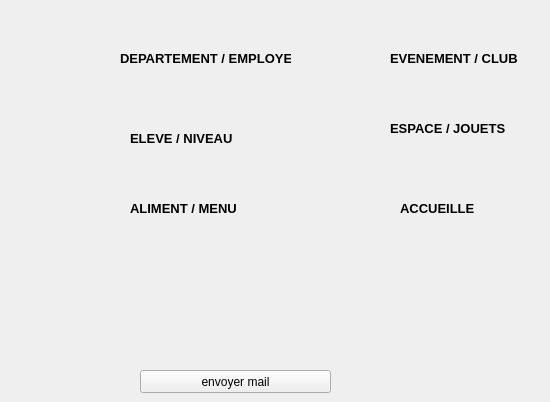
      <widget class="QWidget" name="tab_3">
       <attribute name="title">
        <string>Aller a ...</string>
       </attribute>
       <widget class="QPushButton" name="envoimail">
        <property name="geometry">
         <rect>
          <x>140</x>
          <y>370</y>
          <width>191</width>
          <height>23</height>
         </rect>
        </property>
        <property name="text">
         <string>envoyer mail</string>
        </property>
       </widget>
       <widget class="QPushButton" name="toy">
        <property name="geometry">
         <rect>
          <x>300</x>
          <y>100</y>
          <width>81</width>
          <height>61</height>
         </rect>
        </property>
        <property name="styleSheet">
         <string notr="true">        QPushButton {
            color: grey;
            border-image: url(C:/Users/Lenovo/Desktop/icon/toy.png) 3 10 3 10;
            border-top: 3px transparent;
            border-bottom: 3px transparent;
            border-right: 10px transparent;
            border-left: 10px transparent;
        }
background {
color: white;}</string>
        </property>
        <property name="text">
         <string/>
        </property>
       </widget>
       <widget class="QLabel" name="labelToy">
        <property name="geometry">
         <rect>
          <x>390</x>
          <y>120</y>
          <width>141</width>
          <height>16</height>
         </rect>
        </property>
        <property name="font">
         <font>
          <family>Arial</family>
          <pointsize>10</pointsize>
          <weight>75</weight>
          <bold>true</bold>
          <kerning>true</kerning>
         </font>
        </property>
        <property name="statusTip">
         <string/>
        </property>
        <property name="text">
         <string>ESPACE / JOUETS</string>
        </property>
       </widget>
       <widget class="QPushButton" name="food">
        <property name="geometry">
         <rect>
          <x>20</x>
          <y>180</y>
          <width>81</width>
          <height>61</height>
         </rect>
        </property>
        <property name="styleSheet">
         <string notr="true">        QPushButton {
            color: grey;
            border-image: url(C:/Users/Lenovo/Desktop/icon/fooda.png) 3 10 3 10;
            border-top: 3px transparent;
            border-bottom: 3px transparent;
            border-right: 10px transparent;
            border-left: 10px transparent;
        }
background {
color: white;}</string>
        </property>
        <property name="text">
         <string/>
        </property>
       </widget>
       <widget class="QLabel" name="labelFood">
        <property name="geometry">
         <rect>
          <x>130</x>
          <y>200</y>
          <width>141</width>
          <height>16</height>
         </rect>
        </property>
        <property name="font">
         <font>
          <family>Arial</family>
          <pointsize>10</pointsize>
          <weight>75</weight>
          <bold>true</bold>
          <kerning>true</kerning>
         </font>
        </property>
        <property name="statusTip">
         <string/>
        </property>
        <property name="text">
         <string>ALIMENT / MENU</string>
        </property>
       </widget>
       <widget class="QPushButton" name="kid">
        <property name="geometry">
         <rect>
          <x>20</x>
          <y>100</y>
          <width>81</width>
          <height>61</height>
         </rect>
        </property>
        <property name="styleSheet">
         <string notr="true">        QPushButton {
            color: grey;
            border-image: url(C:/Users/Lenovo/Desktop/icon/kids.png) 3 10 3 10;
            border-top: 3px transparent;
            border-bottom: 3px transparent;
            border-right: 10px transparent;
            border-left: 10px transparent;
        }
background {
color: white;}</string>
        </property>
        <property name="text">
         <string/>
        </property>
       </widget>
       <widget class="QLabel" name="labelKid">
        <property name="geometry">
         <rect>
          <x>130</x>
          <y>130</y>
          <width>141</width>
          <height>16</height>
         </rect>
        </property>
        <property name="font">
         <font>
          <family>Arial</family>
          <pointsize>10</pointsize>
          <weight>75</weight>
          <bold>true</bold>
          <kerning>true</kerning>
         </font>
        </property>
        <property name="statusTip">
         <string/>
        </property>
        <property name="text">
         <string>ELEVE / NIVEAU</string>
        </property>
       </widget>
       <widget class="QLabel" name="labelEvent">
        <property name="geometry">
         <rect>
          <x>390</x>
          <y>50</y>
          <width>151</width>
          <height>16</height>
         </rect>
        </property>
        <property name="font">
         <font>
          <family>Arial</family>
          <pointsize>10</pointsize>
          <weight>75</weight>
          <bold>true</bold>
          <kerning>true</kerning>
         </font>
        </property>
        <property name="statusTip">
         <string/>
        </property>
        <property name="text">
         <string>EVENEMENT / CLUB</string>
        </property>
       </widget>
       <widget class="QLabel" name="labelDepartement">
        <property name="geometry">
         <rect>
          <x>120</x>
          <y>50</y>
          <width>171</width>
          <height>16</height>
         </rect>
        </property>
        <property name="font">
         <font>
          <family>Arial</family>
          <pointsize>10</pointsize>
          <weight>75</weight>
          <bold>true</bold>
          <kerning>true</kerning>
         </font>
        </property>
        <property name="statusTip">
         <string/>
        </property>
        <property name="text">
         <string>DEPARTEMENT / EMPLOYE</string>
        </property>
       </widget>
       <widget class="QLabel" name="labelWelcome">
        <property name="geometry">
         <rect>
          <x>400</x>
          <y>200</y>
          <width>91</width>
          <height>16</height>
         </rect>
        </property>
        <property name="font">
         <font>
          <family>Arial</family>
          <pointsize>10</pointsize>
          <weight>75</weight>
          <bold>true</bold>
          <kerning>true</kerning>
         </font>
        </property>
        <property name="statusTip">
         <string/>
        </property>
        <property name="text">
         <string>ACCUEILLE</string>
        </property>
       </widget>
       <widget class="QPushButton" name="event">
        <property name="geometry">
         <rect>
          <x>300</x>
          <y>20</y>
          <width>81</width>
          <height>61</height>
         </rect>
        </property>
        <property name="styleSheet">
         <string notr="true">        QPushButton {
            color: grey;
            border-image: url(C:/Users/Lenovo/Desktop/icon/party.png) 3 10 3 10;
            border-top: 3px transparent;
            border-bottom: 3px transparent;
            border-right: 10px transparent;
            border-left: 10px transparent;
        }
background {
color: white;}</string>
        </property>
        <property name="text">
         <string/>
        </property>
       </widget>
       <widget class="QPushButton" name="welcome">
        <property name="geometry">
         <rect>
          <x>300</x>
          <y>180</y>
          <width>81</width>
          <height>61</height>
         </rect>
        </property>
        <property name="styleSheet">
         <string notr="true">        QPushButton {
            color: grey;
            border-image: url(C:/Users/Lenovo/Desktop/icon/welcome.png) 3 10 3 10;
            border-top: 3px transparent;
            border-bottom: 3px transparent;
            border-right: 10px transparent;
            border-left: 10px transparent;
        }
background {
color: white;}</string>
        </property>
        <property name="text">
         <string/>
        </property>
       </widget>
       <widget class="QPushButton" name="departement">
        <property name="geometry">
         <rect>
          <x>20</x>
          <y>20</y>
          <width>81</width>
          <height>61</height>
         </rect>
        </property>
        <property name="styleSheet">
         <string notr="true">        QPushButton {
            color: grey;
            border-image: url(C:/Users/Lenovo/Desktop/icon/teacher.png) 3 10 3 10;
            border-top: 3px transparent;
            border-bottom: 3px transparent;
            border-right: 10px transparent;
            border-left: 10px transparent;
        }
background {
color: white;}</string>
        </property>
        <property name="text">
         <string/>
        </property>
       </widget>
      </widget>
